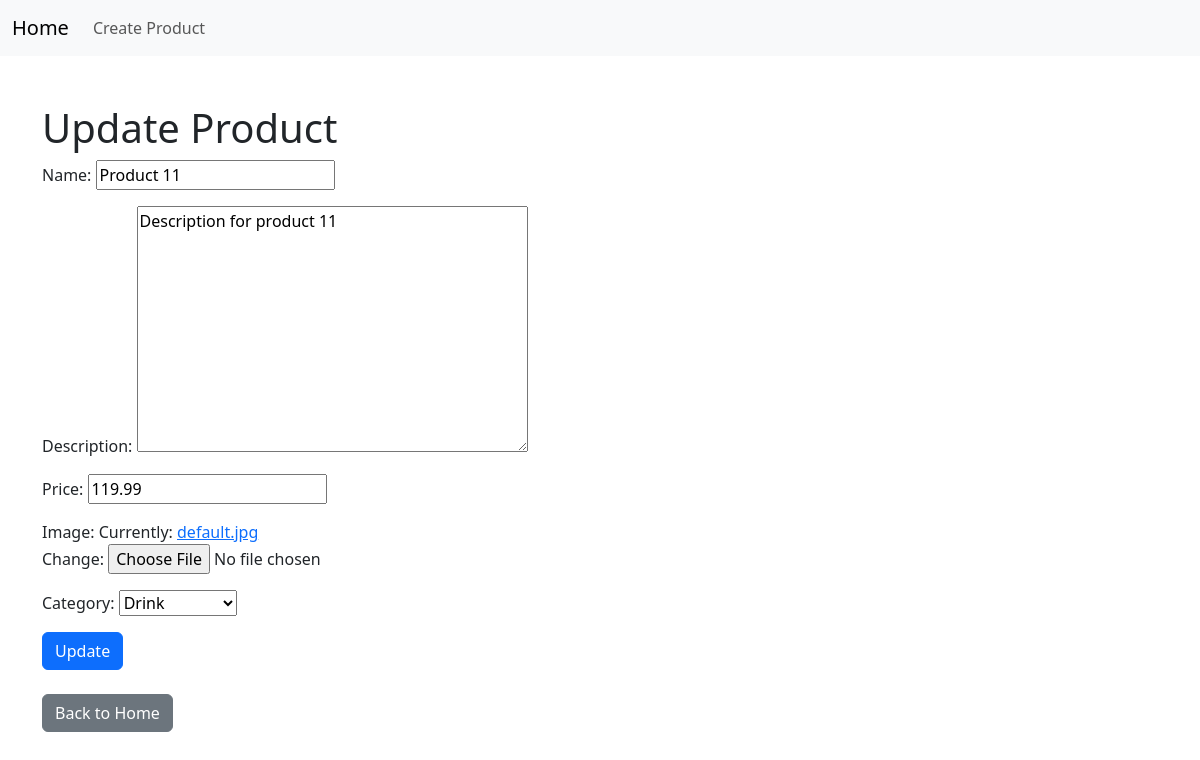
The page /update_product/11 on the database its author committed.
### products/models.py (models this page shows, shortened)
class Product(models.Model):
    name = models.CharField(max_length=150, default='Product Name')
    description = models.TextField(default='')
    price = models.DecimalField(max_digits=10, decimal_places=2)
    create_date = models.DateTimeField(default=datetime.now)
    write_time = models.DateTimeField(auto_now=True)
    views = models.PositiveIntegerField(default=0)
    category = models.ForeignKey(Category, on_delete=models.SET_NULL,
                                 null=True, related_name='products')
    image = models.ImageField(upload_to='products/', default='default.jpg')

class Category(models.Model):
    name = models.CharField(max_length=150)
    def __str__(self):
        return  self.name

### products/views.py (the view)
# urls.py: path('update_product/<int:id>', views.update_product, name='update_product'),
def update_product(request, id):
    product = get_object_or_404(Product, id=id)
    if request.method == 'POST':
        form = ProductForm(request.POST, instance=product)
        if form.is_valid():
            form.save()
            messages.add_message(request, messages.SUCCESS, f'Product {product.id} has been updated successfully.')
            return redirect('home')
    return render(request, 'update.html', {'form': ProductForm(instance=product)})

### products/forms.py
class ProductForm(ModelForm):
    class Meta:
        model = Product
        fields = ['name',
                  'description',
                  'price',
                  'image',
                  'category']

### products/templates/update.html (shortened to what this page needs)
{% extends 'base.html' %}
{% block content %}
    <h1>Update Product</h1>
    <form method="post">
        {{ form.as_p }}
        <button type="submit" class="btn btn-primary">Update</button>
    </form>
<br>
    <a href="{% url 'home' %}" class="btn btn-secondary">Back to Home</a>
{% endblock %}

### rows shown on the page
Product: name "Product 11", description "Description for product 11", price "119.99", category "Drink"
